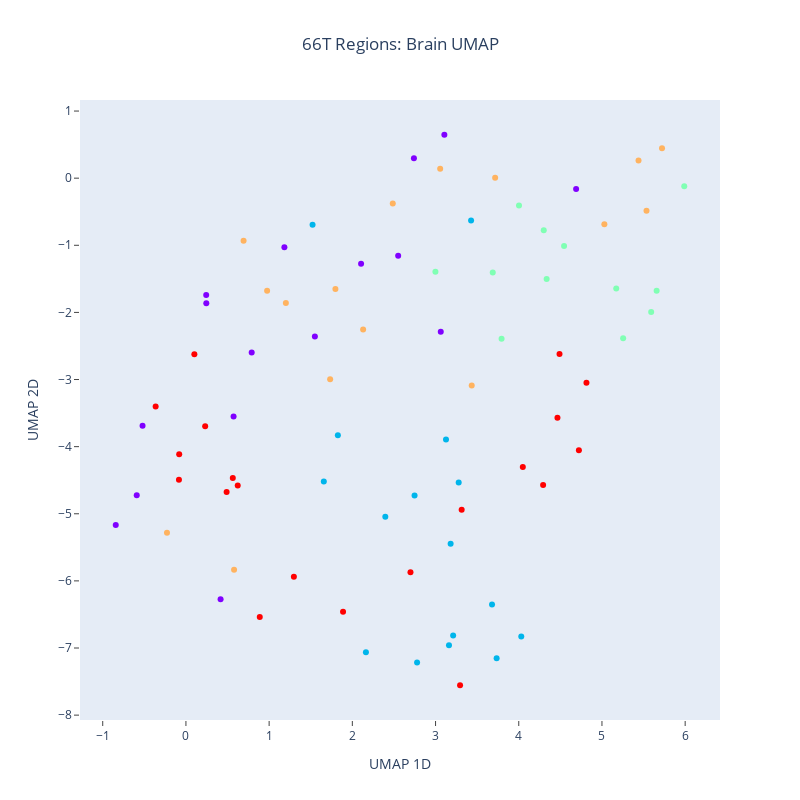

The notebook cell saved with this chart:
### Code cell
conds = full_inputs_df['Output site:'].unique()
cmap=plt.get_cmap('rainbow')
colors = cmap(numpy.linspace(0, 1, len(conds)))
colors_hex=[matplotlib.colors.rgb2hex(l) for l in colors]
color={}
for i,cond in enumerate(conds):
    color[cond]=colors_hex[i]
    
color=full_inputs_df['Output site:'].map(color)
    
fig=go.Figure(data=go.Scatter(
    y=allembedding[:,1],
    x=allembedding[:,0],
    mode='markers',
    marker_color=color,
    text=full_inputs_df['Experimental condition'],
    textposition = "bottom center",
    hoverinfo='text'
    ))
fig.update_layout(
    width=800,
    height=800,
    xaxis_title='UMAP 1D',
    yaxis_title='UMAP 2D',
    title={
        'text': "66T Regions: Brain UMAP",
        'x': 0.5
    },
    xaxis={
        'showline':True,
        'showgrid':False, 
        'ticks':'outside',
        'mirror':True,
        'zeroline':False
    },
    yaxis={
        'showline':True,
        'showgrid':False, 
        'ticks':'outside',
        'mirror':True,
        'zeroline':False
    }
)

### Figure 1 — Plotly figure (JSON) as saved in the notebook; plotly's stock layout.template omitted (floating-point values rounded to 4 significant figures)
{"data": [{"hoverinfo": "text", "marker": {"color": ["#8000ff", "#8000ff", "#8000ff", "#8000ff", "#00b5eb", "#00b5eb", "#00b5eb", "#00b5eb", "#80ffb4", "#80ffb4", "#80ffb4", "#80ffb4", "#ffb360", "#ffb360", "#ffb360", "#ffb360", "#8000ff", "#8000ff", "#8000ff", "#8000ff", "#00b5eb", "#00b5eb", "#00b5eb", "#00b5eb", "#ffb360", "#ffb360", "#ffb360", "#ffb360", "#8000ff", "#8000ff", "#8000ff", "#8000ff", "#00b5eb", "#00b5eb", "#00b5eb", "#00b5eb", "#80ffb4", "#80ffb4", "#80ffb4", "#80ffb4", "#ffb360", "#ffb360", "#ffb360", "#ffb360", "#ff0000", "#ff0000", "#ff0000", "#ff0000", "#ff0000", "#ff0000", "#ff0000", "#ff0000", "#ff0000", "#ff0000", "#ff0000", "#ff0000", "#8000ff", "#8000ff", "#8000ff", "#8000ff", "#00b5eb", "#00b5eb", "#00b5eb", "#00b5eb", "#80ffb4", "#80ffb4", "#80ffb4", "#80ffb4", "#ffb360", "#ffb360", "#ffb360", "#ffb360", "#ff0000", "#ff0000", "#ff0000", "#ff0000", "#ff0000", "#ff0000", "#ff0000", "#ff0000"]}, "mode": "markers", "text": ["cTRIO DAT-CreBLA 3", "cTRIO DAT-CreBLA 4", "cTRIO DAT-CreBLA 5", "cTRIO DAT-CreBLA 6", "cTRIO DAT-CreNAcLat 1", "cTRIO DAT-CreNAcLat 4", "cTRIO DAT-CreNAcLat 6", "cTRIO DAT-CreNAcLat 7", "cTRIO DAT-CreNAcMed 1", "cTRIO DAT-CreNAcMed 2", "cTRIO DAT-CreNAcMed 3", "cTRIO DAT-CreNAcMed 5", "cTRIO DAT-CrePFC 4", "cTRIO DAT-CrePFC 5", "cTRIO DAT-CrePFC 6", "cTRIO DAT-CrePFC 7", "cTRIO GAD2-Cre BLA 1", "cTRIO GAD2-Cre BLA 2", "cTRIO GAD2-Cre BLA 3", "cTRIO GAD2-Cre BLA 4", "cTRIO GAD2-Cre NAcLat 1", "cTRIO GAD2-Cre NAcLat 2", "cTRIO GAD2-Cre NAcLat 3", "cTRIO GAD2-Cre NAcLat 4", "cTRIO GAD2-Cre PFC 1", "cTRIO GAD2-Cre PFC 2", "cTRIO GAD2-Cre PFC 3", "cTRIO GAD2-Cre PFC 4", "cTRIO VGluT2-Cre BLA 1", "cTRIO VGluT2-Cre BLA 3", "cTRIO VGluT2-Cre BLA 4", "cTRIO VGluT2-Cre BLA 5", "cTRIO VGluT2-Cre NAcLat 1", "cTRIO VGluT2-Cre NAcLat 2", "cTRIO VGluT2-Cre NAcLat 3", "cTRIO VGluT2-Cre NAcLat 4", "cTRIO VGluT2-Cre NAcMed 1", "cTRIO VGluT2-Cre NAcMed 2", "cTRIO VGluT2-Cre NAcMed 3", "cTRIO VGluT2-Cre NAcMed 4", "cTRIO VGluT2-Cre PFC 1", "cTRIO VGluT2-Cre PFC 2", "cTRIO VGluT2-Cre PFC 3", "cTRIO VGluT2-Cre PFC 4", "DAT-Cre 100 nL 1", "DAT-Cre 100 nL 4", "DAT-Cre 100 nL 5", "DAT-Cre 6", "DAT-Cre 66T 1", "DAT-Cre 66T 2", "DAT-Cre 66T 3", "DAT-Cre 66T 4", "Gad2Cre 100 nL 12", "Gad2Cre 100 nL 13", "Gad2Cre 100 nL 14", "Gad2Cre 100 nL 16", "TRIO BLA 1", "TRIO BLA 4", "TRIO BLA 6", "TRIO BLA 7", "TRIO NAcLat 1", "TRIO NAcLat 2", "TRIO NAcLat 3", "TRIO NAcLat 4", "TRIO NAcMed 1", "TRIO NAcMed 2", "TRIO NAcMed 3", "TRIO NAcMed 4", "TRIO PFC1", "TRIO PFC2", "TRIO PFC3", "TRIO PFC5", "VGluT2 1", "VGluT2 2", "VGluT2 3", "VGlut2 4", "(whole) DAT-Cre 66T 1", "(whole) DAT-Cre 66T 2", "(whole) DAT-Cre 66T 3", "(whole) DAT-Cre 66T 4"], "textposition": "bottom center", "type": "scatter", "x": [0.2449, 2.551, 0.2436, 3.063, 4.03, 3.679, 3.181, 2.396, 4.301, 3.794, 5.657, 4.003, 1.797, 0.9757, 1.201, 5.535, 1.55, 1.183, 4.689, 2.105, 3.278, 2.163, 3.126, 1.522, 3.435, 3.716, 5.722, 5.439, -0.8434, -0.5213, 0.7903, 3.106, 2.748, 1.657, 1.826, 3.427, 4.335, 4.545, 5.172, 3.688, -0.2277, 1.733, 3.056, 2.13, 3.314, 4.049, 3.295, 4.293, 0.6226, 4.49, 4.465, -0.08393, 2.699, 0.8874, 1.297, 1.888, 0.4166, -0.5913, 0.5728, 2.74, 2.778, 3.734, 3.162, 3.212, 2.999, 5.255, 5.591, 5.989, 5.029, 2.486, 0.6929, 0.5786, 0.2313, -0.3639, 0.1014, -0.08085, 0.489, 4.814, 4.723, 0.5632], "y": [-1.865, -1.155, -1.741, -2.29, -6.83, -6.351, -5.448, -5.043, -0.7754, -2.394, -1.677, -0.409, -1.651, -1.676, -1.861, -0.4863, -2.358, -1.029, -0.1612, -1.274, -4.533, -7.064, -3.892, -0.6942, -3.087, 0.004963, 0.447, 0.2641, -5.166, -3.689, -2.598, 0.6469, -4.727, -4.52, -3.832, -0.6322, -1.501, -1.011, -1.645, -1.406, -5.283, -2.996, 0.1398, -2.255, -4.941, -4.302, -7.555, -4.57, -4.579, -2.62, -3.568, -4.492, -5.87, -6.536, -5.937, -6.458, -6.275, -4.724, -3.551, 0.2962, -7.215, -7.153, -6.958, -6.815, -1.395, -2.387, -1.995, -0.1194, -0.6853, -0.3757, -0.9319, -5.832, -3.697, -3.402, -2.624, -4.113, -4.677, -3.048, -4.053, -4.466]}], "layout": {"height": 800, "title": {"text": "66T Regions: Brain UMAP", "x": 0.5}, "width": 800, "xaxis": {"mirror": true, "showgrid": false, "showline": true, "ticks": "outside", "title": {"text": "UMAP 1D"}, "zeroline": false}, "yaxis": {"mirror": true, "showgrid": false, "showline": true, "ticks": "outside", "title": {"text": "UMAP 2D"}, "zeroline": false}}}
